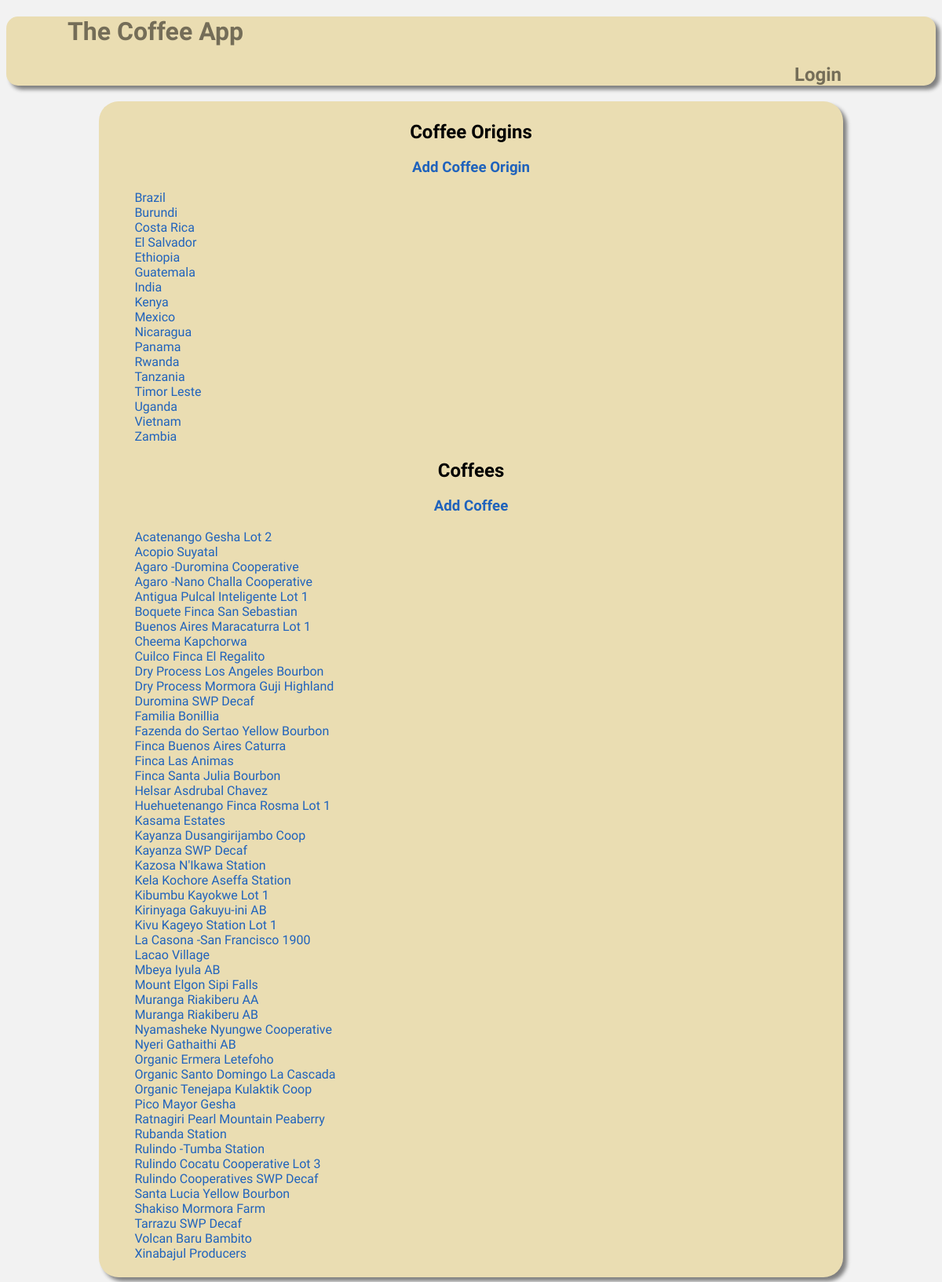
Page /home on the earlier database version.
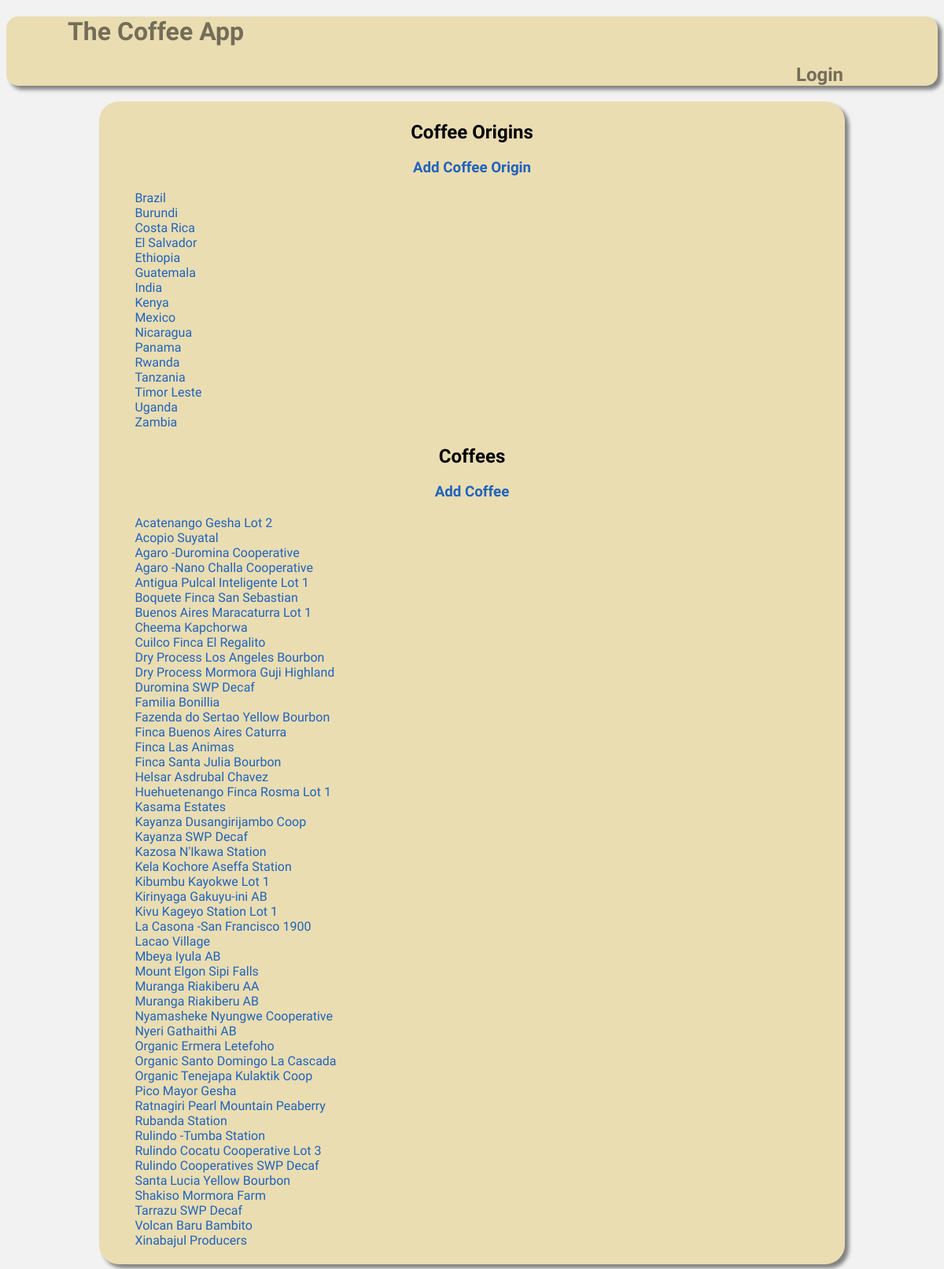
Same page on the later database version.
### database_setup.py (models this page shows)
class Origin(Base):
    __tablename__ = 'origin'
    id = Column(Integer, primary_key=True)
    name = Column(String(250), nullable=False)

class Coffee(Base):
    __tablename__ = 'coffee'
    id = Column(Integer, primary_key=True)
    name = Column(String(250), nullable=False)
    description = Column(String(250))
    origin_id = Column(Integer, ForeignKey('origin.id'))
    origin = relationship(Origin)

### project.py (the view)
@app.route('/')
@app.route('/home')
def showHomePage():
    origins = session.query(Origin).order_by('name').all()
    coffees = session.query(Coffee).order_by('name').all()
    return render_template('main.html', origins=origins, coffees=coffees)

### templates/main.html (shortened to what this page needs)
<!DOCTYPE html>
<html>
  <head>
    {% block head %}
    <link rel="stylesheet" href="{{url_for('static', filename='style.css')}}"/>
    {% endblock %}
  </head>
  <body>
    <header>
      <ul class="nav-bar">
        <li class="main-title-heading">
          <a class="logo-link" href="{{url_for('showHomePage')}}"><h1>The Coffee App</h2></a>
        </li>
        <li class="login-button">
          <a href="" class="login-link"><h2>Login</h2></a>
        </li>
      </ul>
    </header>
    <section class="content">
      {% block content %}
      <section class="coffee-origin">
        <h2 class="sub-header">Coffee Origins</h2>
        <a href="{{ url_for('addOrigin') }}" class="main-button"><h3>Add Coffee Origin</h3></a>
        <ul>
          {% for origin in origins %}
          <li><a href="{{ url_for('showOrigin', origin_id=origin.id) }}">{{ origin.name }}</a></li>
          {% endfor %}
        </ul>
      </section>
       <section class="coffee">
         <h2 class="sub-header">Coffees</h2>
         <a href="{{url_for('addCoffee')}}" class="main-button"><h3>Add Coffee</h3></a>
         <ul>
           {% for coffee in coffees %}
           <li><a href="{{ url_for('showCoffee', coffee_id=coffee.id) }}">{{ coffee.name }}</a></li>
           {% endfor %}
         </ul>
       </section>
       {% endblock %}
    </section>
  </body>
</html>

### static/style.css (style rules this page uses)
* { box-sizing: border-box; }
header { background-color: #eaddb2; box-shadow: 5px 5px 5px grey; border-radius: 15px; }
.content { margin-left: 10%; margin-right: 10%; background-color: #eaddb2; border-radius: 25px; box-shadow: 5px 5px 5px grey; padding: 5px; margin-top: 20px; margin-bottom: 20px; min-width: 400px; max-width: 95%; }
ul { list-style-type: none; }
header, h1, h2, h4 { font-family: 'Bungee Inline', cursive; }
a, .coffee-description { font-family: 'Comfortaa', cursive; }
.sub-header { text-align: center; }
.main-button { text-align: center; }
body { background-color: #f2f2f2; }
.login-button { text-align: center; width: 300px; margin-left: auto; margin-bottom: auto; }
.main-title-heading { width: 300px; text-align: center; }
.main-title-heading, .login-button { display: block; border-radius: 25px; position: relative; opacity: 50%; }
.login-link, .logo-link { text-decoration: none; color: black; }
a { text-decoration: none; color: #2063bc; }

Differences in the rows shown:
removed Origin: name "Vietnam"
